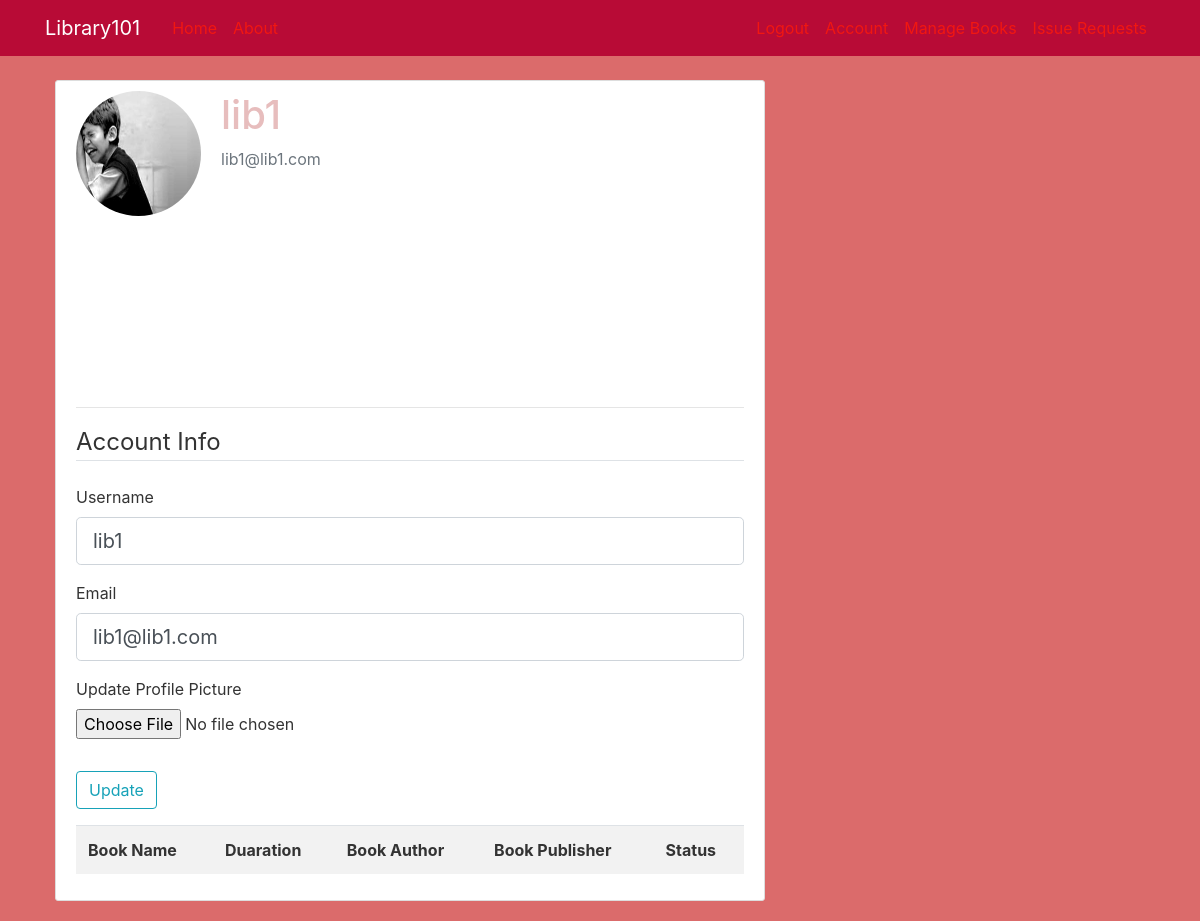
Page /account (signed in) on the earlier database version.
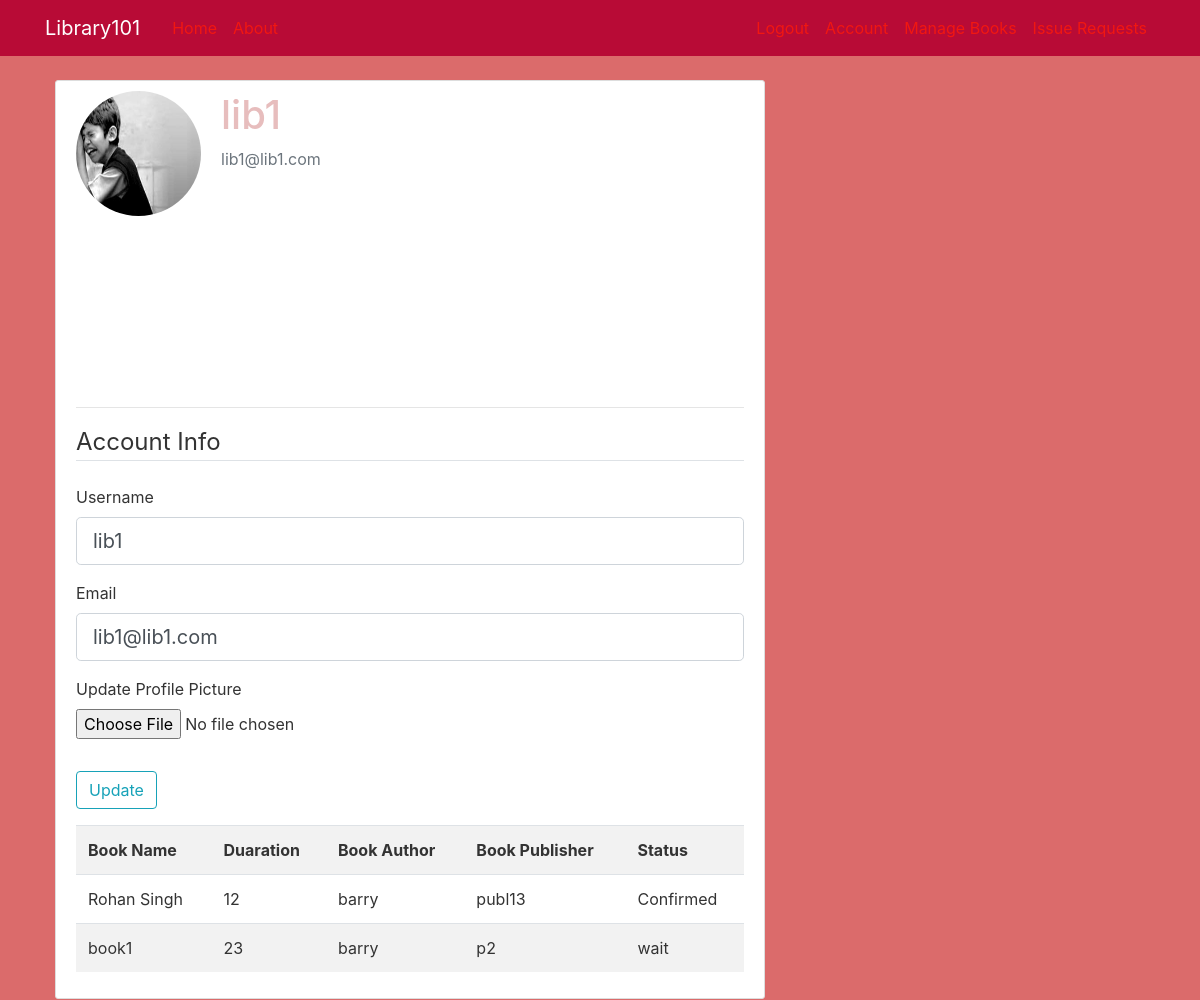
Same page on the later database version.
### web_App/models.py (models this page shows, shortened)
class User(db.Model, UserMixin):
    id = db.Column(db.Integer, primary_key=True)
    username = db.Column(db.String(20), unique=True, nullable=False)
    email = db.Column(db.String(120), unique=True, nullable=False)
    image_file = db.Column(db.String(20), nullable=False, default='default.jpg')
    password = db.Column(db.String(200), nullable=False)
    token=db.Column(db.String(20),nullable=True)
    books = db.relationship('Irequest', backref='issuer', lazy=True)
    posts = db.relationship('Post', backref='author', lazy=True)

class Irequest(db.Model):
    id = db.Column(db.Integer, primary_key=True)
    book_name = db.Column(db.String(100), nullable=False)
    duration = db.Column(db.Integer, nullable=False)
    image_file = db.Column(db.String(20), nullable=False, default='default.jpg')
    confirmation_status = db.Column(db.String(20), nullable=False, default='wait')
    book_entry_id = db.Column(db.Integer, db.ForeignKey('book.id'), nullable=False)
    user_name = db.Column(db.String(20), db.ForeignKey('user.username'), nullable=False)

class Book(db.Model):
    id = db.Column(db.Integer, primary_key=True)
    title = db.Column(db.String(100), nullable=False)
    genre = db.Column(db.String(40))
    writer = db.Column(db.String(20), nullable=False)
    publisher=db.Column(db.String(20), nullable=False)#db.Column(db.DateTime, nullable=False, default=datetime.utcnow)
    summary = db.Column(db.String(200), nullable=False)#db.Column(db.Text, nullable=False)
    availability=db.Column(db.Integer, nullable=False, default=0)
    img_file = db.Column(db.String(20), nullable=False, default='default1.jpeg')
    rating = db.Column(db.Integer ,nullable=False, default=0)
    posts = db.relationship('Post', backref='owner', lazy=True)
    issued = db.relationship('Irequest', backref='issued', lazy=True)

### web_App/route.py (the view)
@app.route("/account",  methods=['GET', 'POST'])
@login_required
def account():
    requests = Irequest.query.filter_by(user_name=current_user.username).all()
    form=UpdateAccountForm()
    folder='profile_pics'
    if form.validate_on_submit():
        print("yyyyy",form.picture.data)
        if form.picture.data:
            print("yyyyy",form.picture.data)
            picture_file = save_picture(form.picture.data, folder)
            current_user.image_file = picture_file
        current_user.username=form.username.data
        current_user.email=form.email.data
        db.session.commit()
        flash("You account has been Updated", 'success')
        return redirect(url_for('account'))
    elif request.method =='GET':
        form.username.data=current_user.username
        form.email.data=current_user.email
    image_file = url_for('static', filename='profile_pics/' + current_user.image_file)
    print(image_file)
    return render_template('account.html', title='Account', image_file=image_file, form=form, requests=requests)

### web_App/forms.py (shortened to what this page needs)
class UpdateAccountForm(FlaskForm):
    username = StringField('Username',
                           validators=[DataRequired(), Length(min=2, max=20)])
    email = StringField('Email',
                        validators=[DataRequired(), Email()])
    picture = FileField('Update Profile Picture', validators=[FileAllowed(['jpg', 'png'])])
    submit = SubmitField('Update')

### web_App/models.py (called while the page is built)
@login_manager.user_loader
def load_user(user_id):
    if User.query.get(int(user_id)):
        return User.query.get(int(user_id))
    elif Librarian.query.get(int(user_id)):
        return Librarian.query.get(int(user_id))

### web_App/templates/account.html (shortened to what this page needs)
{% extends "layout.html" %}
{% block content %}
    <div class="content-section">
      <div class="media">
        <img class="rounded-circle account-img" src="{{image_file}}">
        <div class="media-body">
          <h2 class="account-heading">{{ current_user.username }}</h2>
          <p class="text-secondary">{{ current_user.email }}</p>
        </div>
        </div>
        <div>
        <hr>
        <table class="table table-striped">
        <tr>
            <th>Book Name</th>
            <th>Duaration</th>
            <th>Book Author</th>
            <th>Book Publisher</th>
            <th>Status</th>
        </tr>
        {% for req in requests %}
        <tr>
            <td>{{req.book_name}}</td>
            <td>{{req.duration}}</td>
            <td>{{req.issued.writer}}</td>
            <td>{{req.issued.publisher}}</td>
            <td>{{req.confirmation_status}}</td>
        </tr>
        {% endfor %}
        </div>
        <form method="POST" action="" enctype="multipart/form-data">
            <fieldset class="form-group">
                <legend class="border-bottom mb-4">Account Info</legend>
                <div class="form-group">
                    {{ form.username.label(class="form-control-label") }}
                    {% if form.username.errors %}
                        {{ form.username(class="form-control form-control-lg is-invalid") }}
                        <div class="invalid-feedback">
                            {% for error in form.username.errors %}
                                <span>{{ error }}</span>
                            {% endfor %}
                        </div>
                    {% else %}
                        {{ form.username(class="form-control form-control-lg") }}
                    {% endif %}
                </div>
                <div class="form-group">
                    {{ form.email.label(class="form-control-label") }}
                    {% if form.email.errors %}
                        {{ form.email(class="form-control form-control-lg is-invalid") }}
                        <div class="invalid-feedback">
                            {% for error in form.email.errors %}
                                <span>{{ error }}</span>
                            {% endfor %}
                        </div>
                    {% else %}
                        {{ form.email(class="form-control form-control-lg") }}
                    {% endif %}
                </div>
                <div class="form-group">
                    {{ form.picture.label() }}
                    {{ form.picture(class="form-control-file") }}
                </div>
            </fieldset>
            <div class="form-group">
                {{ form.submit(class="btn btn-outline-info") }}
            </div>
        </form>
    </div>
{% endblock content %}

### web_App/templates/layout.html (shortened to what this page needs)
<!DOCTYPE html>
<html>
<head>
    <link rel="stylesheet" href="https://maxcdn.bootstrapcdn.com/bootstrap/4.0.0/css/bootstrap.min.css">
    <link rel="stylesheet" type="text/css" href="{{ url_for('static', filename='main.css') }}">
</head>
<body>
    <header class="site-header">
      <nav class="navbar navbar-expand-md navbar-dark bg-steel fixed-top">
        <div class="container">
          <a class="navbar-brand mr-4" href="/">Library101</a>
          <div class="collapse navbar-collapse" id="navbarToggle">
            <div class="navbar-nav mr-auto">
              <a class="nav-item nav-link" href="{{ url_for('home') }}">Home</a>
              <a class="nav-item nav-link" href="{{ url_for('about') }}">About</a>
            </div>
            <div class="navbar-nav">
              {% if current_user.is_authenticated %}
                <a class="nav-item nav-link" href="{{ url_for('logout') }}">Logout</a>
                <a class="nav-item nav-link" href="{{ url_for('account') }}">Account</a>
                {% if current_user.token  %}
                  <a class="nav-item nav-link" href="{{ url_for('manage_book') }}">Manage Books</a>
                  <a class="nav-item nav-link" href="{{ url_for('issue_request') }}">Issue Requests</a>
                {% endif %}
              {% else %}
                <a class="nav-item nav-link" href="{{ url_for('login') }}">Login</a>
                <a class="nav-item nav-link" href="{{ url_for('register') }}">Register</a>
              {% endif %}
              </div>
          </div>
        </div>
      </nav>
    </header>
    <main role="main" class="container">
      <div class="row">
        <div class="col-md-8">
          {% block content %}{% endblock %}
        </div>
      </div>
    </main>
  </body>
</html>

### web_App/static/main.css (style rules this page uses)
body { background: hsl(0, 61%, 64%); color: #333333; margin-top: 5rem; }
h1, h2, h3, h4, h5, h6 { color: #e7bdbd; }
.bg-steel { background-color: #b80b36; }
.site-header .navbar-nav .nav-link { color: #ff1a09cc; }
.content-section { background: #ffffff; padding: 10px 20px; border: 1px solid #dddddd; border-radius: 3px; margin-bottom: 20px; margin-right: 10px; margin-left:10px; }
.account-img { height: 125px; width: 125px; margin-right: 20px; margin-bottom: 16px; }
.account-heading { font-size: 2.5rem; }
.media-body { height: 300px; width: 300px; display: inline-block ; }

Differences in the rows shown:
added Irequest: book_name "Rohan Singh", duration "12", issued.writer "barry", issued.publisher "publ13", confirmation_status "Confirmed"
added Irequest: book_name "book1", duration "23", issued.writer "barry", issued.publisher "p2", confirmation_status "wait"
